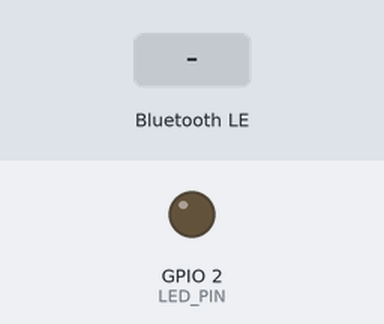
Recording of a sketch running on a simulated ESP32. On the bench: output pins drawn as LEDs (lit = HIGH). The inputs (shaded band) are chosen by the test bench. Nothing arrives over Bluetooth unless stated; a phone connects over Bluetooth LE 3 s after start; what the sketch prints to the serial monitor is not drawn.

Above: at 1.2 s.
1.3 s: Bluetooth LE write "ON" received
At 1.9 s:
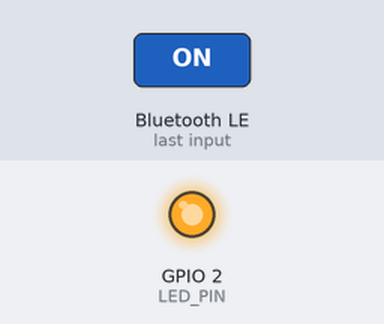
2.8 s: Bluetooth LE write "OFF" received
At 4.3 s:
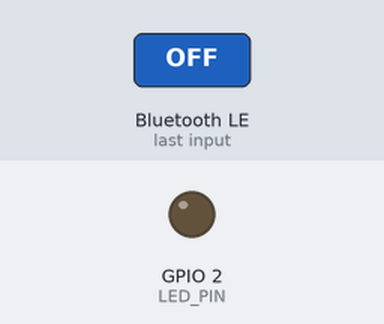
Timing chart, 0 to 5.8 s (numbered marks = the images above; inputs shaded):
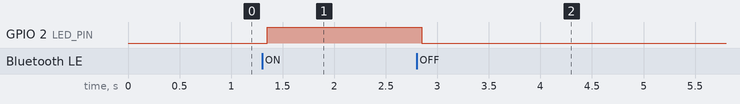

Measured:
- after the input at 1.3 s, GPIO 2 (LED_PIN): LOW → HIGH after 0.05 s
- after the input at 2.8 s, GPIO 2 (LED_PIN): HIGH → LOW after 0.05 s

The sketch:

LEDBLE1.ino
```cpp
#include <BLEDevice.h>
#include <BLEServer.h>
#include <BLEUtils.h>

#define SERVICE_UUID        "12345678-1234-1234-1234-1234567890ab"
#define CHARACTERISTIC_UUID "abcd1234-5678-1234-5678-abcdef123456"
#define LED_PIN 2

bool dispositivoConectado = false;

class MyServerCallbacks : public BLEServerCallbacks {
  void onConnect(BLEServer* pServer) {
    dispositivoConectado = true;
    Serial.println("📲 Conectado");
  }

  void onDisconnect(BLEServer* pServer) {
    dispositivoConectado = false;
    Serial.println("❌ Desconectado");
    BLEDevice::startAdvertising();
  }
};

class MyCallbacks : public BLECharacteristicCallbacks {
  void onWrite(BLECharacteristic* pCharacteristic) {

    String palabra = pCharacteristic->getValue();
    palabra.trim();

    Serial.print("📩 Palabra recibida: ");
    Serial.println(palabra);

    if (palabra == "ON") {
      digitalWrite(LED_PIN, HIGH);
    }
    else if (palabra == "OFF") {
      digitalWrite(LED_PIN, LOW);
    }
  }
};

void setup() {
  Serial.begin(115200);
  pinMode(LED_PIN, OUTPUT);

  BLEDevice::init("ESP32_BLE");

  BLEServer *pServer = BLEDevice::createServer();
  pServer->setCallbacks(new MyServerCallbacks());

  BLEService *pService = pServer->createService(SERVICE_UUID);

  BLECharacteristic *pCharacteristic = pService->createCharacteristic(
    CHARACTERISTIC_UUID,
    BLECharacteristic::PROPERTY_WRITE
  );

  pCharacteristic->setCallbacks(new MyCallbacks());
  pService->start();

  BLEDevice::startAdvertising();

  Serial.println("📡 ESP32 listo");
}

void loop() {
}
```
